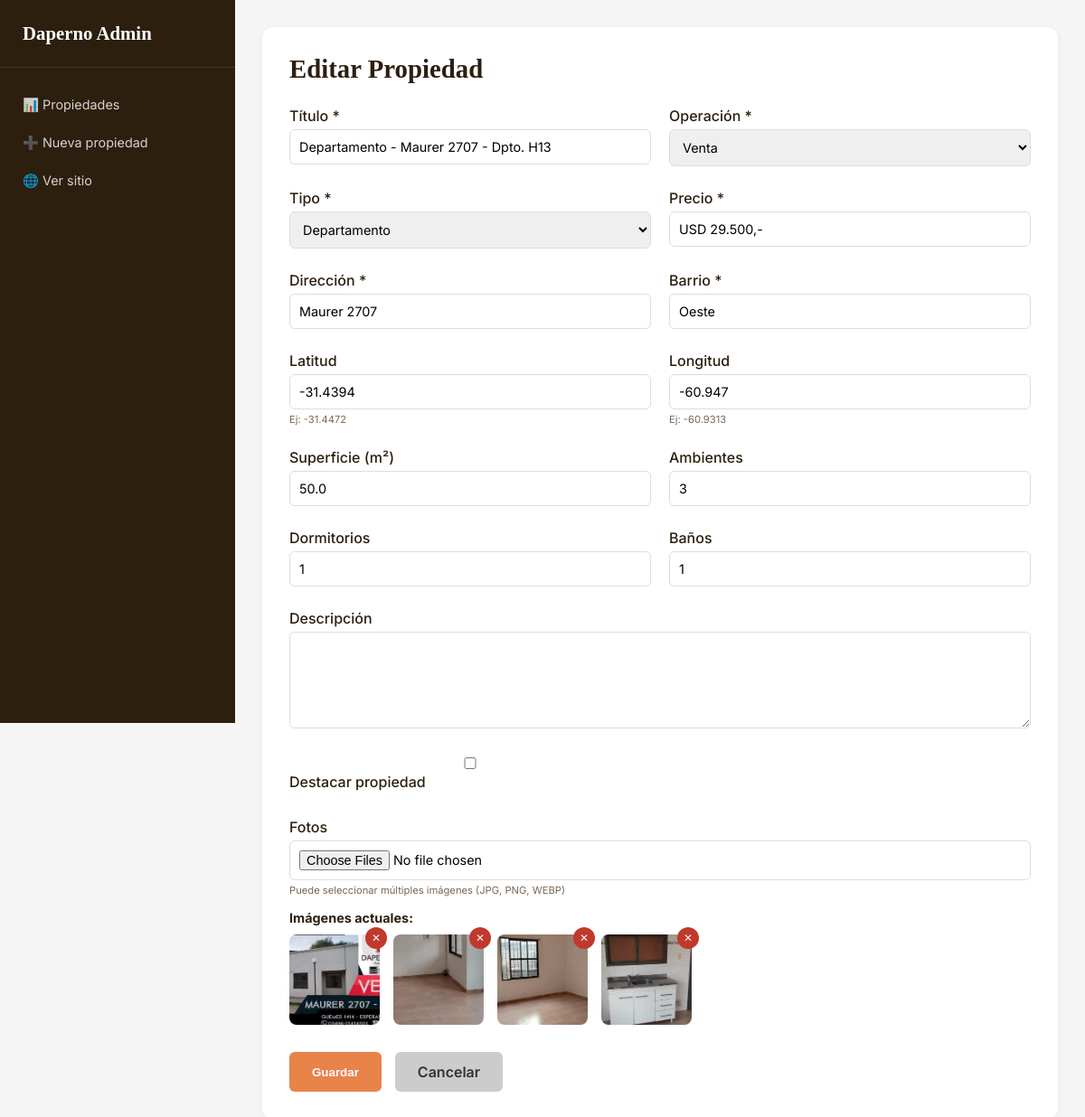
Page /admin/editar/3 on the committed database.
### models.py (models this page shows, shortened)
class Propiedad(db.Model):
    __tablename__ = 'propiedades'
    id = db.Column(db.Integer, primary_key=True)
    titulo = db.Column(db.String(200), nullable=False)
    operacion = db.Column(db.String(20), nullable=False)
    tipo = db.Column(db.String(50), nullable=False)
    precio = db.Column(db.String(100), nullable=False)
    direccion = db.Column(db.String(200), nullable=False)
    barrio = db.Column(db.String(100), nullable=False)
    latitud = db.Column(db.Float, default=0)
    longitud = db.Column(db.Float, default=0)
    superficie = db.Column(db.Float, default=0)
    ambientes = db.Column(db.Integer, default=0)
    dormitorios = db.Column(db.Integer, default=0)
    banos = db.Column(db.Integer, default=0)
    descripcion = db.Column(db.Text, default='')
    destacado = db.Column(db.Boolean, default=False)
    activo = db.Column(db.Boolean, default=True)
    fecha_creacion = db.Column(db.DateTime, default=datetime.utcnow)
    imagenes = db.relationship('ImagenPropiedad', backref='propiedad', lazy=True, cascade='all, delete-orphan')

class ImagenPropiedad(db.Model):
    __tablename__ = 'imagenes_propiedad'
    id = db.Column(db.Integer, primary_key=True)
    propiedad_id = db.Column(db.Integer, db.ForeignKey('propiedades.id'), nullable=False)
    url = db.Column(db.String(500), nullable=False)
    orden = db.Column(db.Integer, default=0)

### app.py (the view, shortened to what this page needs)
@app.route('/admin/editar/<int:id>', methods=['GET', 'POST'])
def admin_editar(id):
    propiedad = Propiedad.query.get_or_404(id)
    return render_template('admin/propiedad_form.html', propiedad=propiedad)

### templates/admin/propiedad_form.html (shortened to what this page needs)
{% extends "admin/admin_layout.html" %}
{% block admin_content %}
<div class="form-container">
    <h1>{{ 'Editar' if propiedad else 'Nueva' }} Propiedad</h1>
    <form method="POST" enctype="multipart/form-data">
        <div class="form-grid">
            <div class="form-group">
                <label>Título *</label>
                <input type="text" name="titulo" value="{{ propiedad.titulo if propiedad }}" required>
            </div>
            <div class="form-group">
                <label>Operación *</label>
                <select name="operacion" required>
                    <option value="venta" {{ 'selected' if propiedad and propiedad.operacion == 'venta' }}>Venta</option>
                </select>
            </div>
            <div class="form-group">
                <label>Tipo *</label>
                <select name="tipo" required>
                    <option value="Departamento" {{ 'selected' if propiedad and propiedad.tipo == 'Departamento' }}>Departamento</option>
                </select>
            </div>
            <div class="form-group">
                <label>Precio *</label>
                <input type="text" name="precio" value="{{ propiedad.precio if propiedad }}" placeholder="USD 50.000 o $250.000/mes" required>
            </div>
            <div class="form-group">
                <label>Dirección *</label>
                <input type="text" name="direccion" value="{{ propiedad.direccion if propiedad }}" required>
            </div>
            <div class="form-group">
                <label>Barrio *</label>
                <input type="text" name="barrio" value="{{ propiedad.barrio if propiedad }}" required>
            </div>
            <div class="form-group">
                <label>Latitud</label>
                <input type="number" step="any" name="latitud" value="{{ propiedad.latitud if propiedad else -31.4472 }}">
                <small>Ej: -31.4472</small>
            </div>
            <div class="form-group">
                <label>Longitud</label>
                <input type="number" step="any" name="longitud" value="{{ propiedad.longitud if propiedad else -60.9313 }}">
                <small>Ej: -60.9313</small>
            </div>
            <div class="form-group">
                <label>Superficie (m²)</label>
                <input type="number" step="any" name="superficie" value="{{ propiedad.superficie if propiedad else 0 }}">
            </div>
            <div class="form-group">
                <label>Ambientes</label>
                <input type="number" name="ambientes" value="{{ propiedad.ambientes if propiedad else 0 }}">
            </div>
            <div class="form-group">
                <label>Dormitorios</label>
                <input type="number" name="dormitorios" value="{{ propiedad.dormitorios if propiedad else 0 }}">
            </div>
            <div class="form-group">
                <label>Baños</label>
                <input type="number" name="banos" value="{{ propiedad.banos if propiedad else 0 }}">
            </div>
            <div class="form-group full-width">
                <label>Descripción</label>
                <textarea name="descripcion" rows="5">{{ propiedad.descripcion if propiedad }}</textarea>
            </div>
            <div class="form-group">
                <label>
                    <input type="checkbox" name="destacado" {{ 'checked' if propiedad and propiedad.destacado }}>
                    Destacar propiedad
                </label>
            </div>
            <div class="form-group full-width">
                <label>Fotos</label>
                <input type="file" name="fotos" multiple accept="image/*">
                <small>Puede seleccionar múltiples imágenes (JPG, PNG, WEBP)</small>
                {% if propiedad and propiedad.imagenes %}
                <div class="imagenes-actuales">
                    <h4>Imágenes actuales:</h4>
                    <div class="imagenes-grid">
                        {% for img in propiedad.imagenes %}
                        <div class="imagen-item" data-id="{{ img.id }}">
                            <img src="{{ img.url }}" alt="Imagen">
                            <button type="button" class="btn-remove-img" data-id="{{ img.id }}">✕</button>
                        </div>
                        {% endfor %}
                    </div>
                </div>
                {% endif %}
            </div>
        </div>
        <div class="form-actions">
            <button type="submit" class="btn-guardar">Guardar</button>
            <a href="{{ url_for('admin_dashboard') }}" class="btn-cancelar">Cancelar</a>
        </div>
    </form>
</div>
{% endblock %}

### static/css/admin.css (style rules this page uses)
* { margin: 0; padding: 0; box-sizing: border-box; }
:root { --orange: #E8834A; --orange-dark: #C85D2A; --text: #2C1F0E; --soft: #7A6655; --gray-light: #F0EBE3; --white: #FFFFFF; --success: #1B7B4B; --danger: #c0392b; }
body { font-family: 'Inter', sans-serif; background: #f5f5f5; }
.form-container { background: white; padding: 30px; border-radius: 12px; box-shadow: 0 2px 10px rgba(0, 0, 0, .05); }
.form-container h1 { font-family: 'Playfair Display', serif; font-size: 1.8rem; color: var(--text); margin-bottom: 20px; }
.form-grid { display: grid; grid-template-columns: repeat(2, 1fr); gap: 20px; margin: 25px 0; }
.form-group { margin-bottom: 5px; }
.form-group.full-width { grid-column: span 2; }
.form-group label { display: block; margin-bottom: 5px; font-weight: 500; color: var(--text); }
.form-group input, .form-group select, .form-group textarea { width: 100%; padding: 10px; border: 1px solid #ddd; border-radius: 6px; font-family: 'Inter', sans-serif; font-size: 0.9rem; }
.form-group small { font-size: 0.7rem; color: var(--soft); display: block; margin-top: 4px; }
.form-actions { display: flex; gap: 15px; margin-top: 20px; }
.btn-guardar { background: var(--orange); color: white; padding: 12px 25px; border: none; border-radius: 6px; cursor: pointer; font-weight: 600; transition: background .2s; }
.btn-cancelar { background: #ccc; color: #333; padding: 12px 25px; text-decoration: none; border-radius: 6px; font-weight: 600; text-align: center; }
.imagenes-actuales { margin-top: 15px; }
.imagenes-actuales h4 { font-size: 0.9rem; margin-bottom: 10px; color: var(--text); }
.imagenes-grid { display: flex; gap: 15px; flex-wrap: wrap; }
.imagen-item { position: relative; width: 100px; height: 100px; }
.imagen-item img { width: 100%; height: 100%; object-fit: cover; border-radius: 8px; }
.btn-remove-img { position: absolute; top: -8px; right: -8px; background: var(--danger); color: white; border: none; width: 24px; height: 24px; border-radius: 50%; cursor: pointer; font-size: 12px; display: flex; align-items: center; justify-content: center; }

### rows in the picture
Propiedad: titulo "Departamento - Maurer 2707 - Dpto. H13", precio "USD 29.500,-", direccion "Maurer 2707", barrio "Oeste", latitud "-31.4394", longitud "-60.947", superficie "50.0", ambientes "3", dormitorios "1", banos "1"
ImagenPropiedad: url (picture)
ImagenPropiedad: url (picture)
ImagenPropiedad: url (picture)
ImagenPropiedad: url (picture)

### other values in the picture
{{ 'Editar' if propiedad else 'Nueva' }} "Editar"
